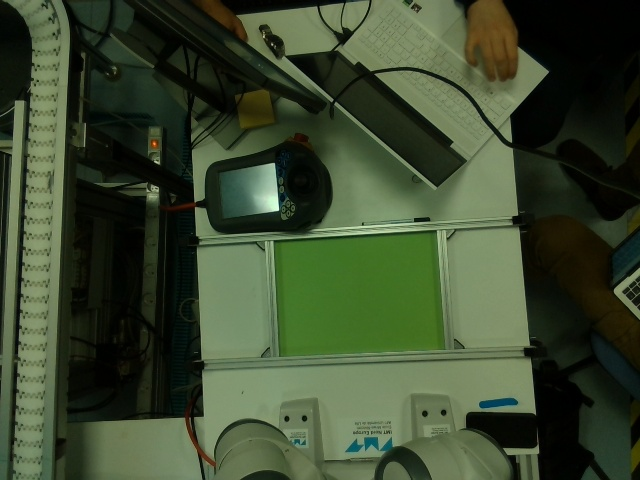
#> input picture background_img.jpg, 640 x 480 px
$ python cam2.py
#> lines starting #> are read from the running program, lines starting #| are printed output that depends on the picture
import cv2

back = cv2.imread('background_img.jpg')
#> back is the input picture: shape (480, 640, 3); mean B, G, R 47.6, 73.2, 59.9
img = cv2.imread('image_cam.jpg') #
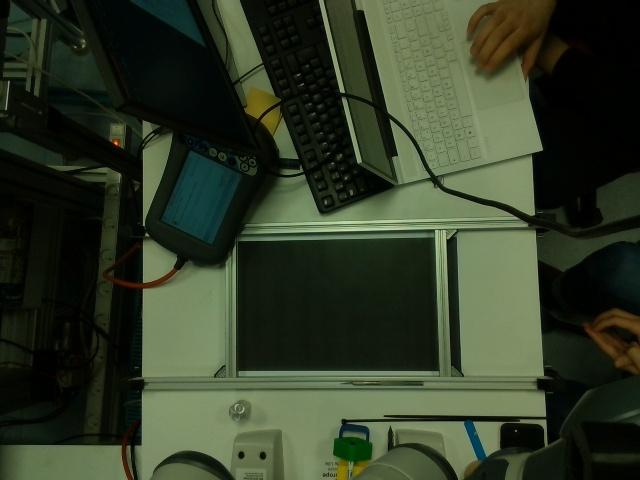
#> input picture image_cam.jpg, 640 x 480 px
#> img is the input picture: shape (480, 640, 3); mean B, G, R 39.4, 59.1, 49.2

diff = cv2.absdiff(back, img)
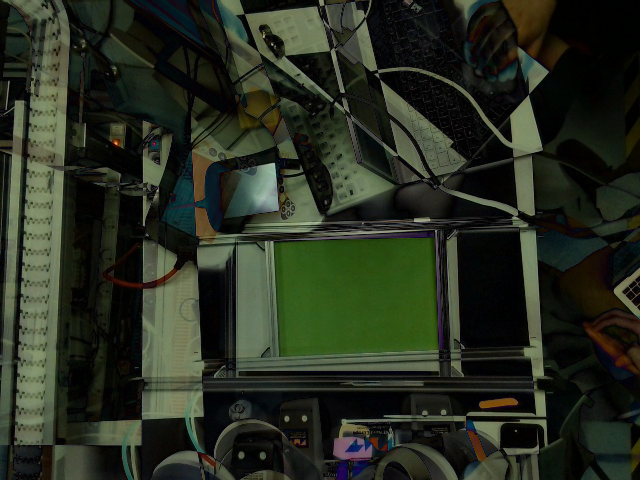
#> diff: shape (480, 640, 3); mean B, G, R 32.1, 45.5, 39.4
cv2.imshow('back',back)
cv2.imshow('img',img)
cv2.imshow('difference', diff)
cv2.waitKey(0)
cv2.destroyAllWindows()
